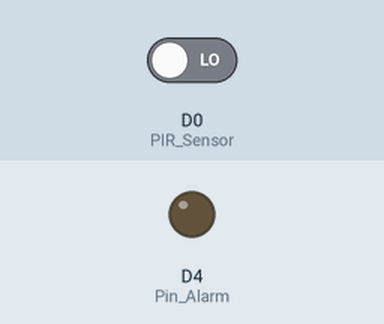
A sketch run on a simulated ESP8266 (NodeMCU). Shown: output pins drawn as LEDs (lit = HIGH). The inputs (shaded band) are chosen by the test bench; at power-on: D0 (PIR_Sensor) LOW.

Above: at 1.8 s.
1.9 s: D0 (PIR_Sensor) driven HIGH
At 2.9 s:
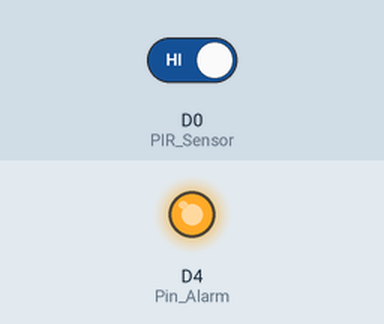
Timing chart, 0 to 4.9 s (numbered marks = the images above; inputs shaded):
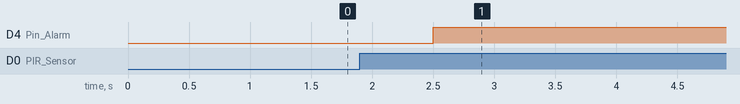

Measured:
- after the input at 1.9 s, D4 (Pin_Alarm): LOW → HIGH after 0.60 s

The sketch:

alarme2.ino
```cpp
#define Pin_Alarm D4                      // Buzzer  alarm  connected to GPIO-14 or D5 of nodemcu
#define PIR_Sensor D0                     // PIR sensor output connected to GPIO-5 or D1 of nodemcu
int Waiting_Time = 5000;                  // Time that your buzzer stay on in milliseconds, exemple; 10000 is 10 seconds

void setup() {
  pinMode(PIR_Sensor, INPUT);             // PIR sensor as input
  pinMode(Pin_Alarm, OUTPUT);             // Buzzer alaram as output
  digitalWrite(Pin_Alarm, LOW);           // Initially buzzer off
}

void loop(){
  int state = digitalRead(PIR_Sensor);    // Continuously check the state of PIR sensor
  delay(500);                             // Check state of PIR after every half second

    if(state == HIGH){
      digitalWrite (Pin_Alarm, HIGH);     // If intrusion detected ring the buzzer
      delay(Waiting_Time);                // Ring buzzer for time the you put in integer WaitTimer in seconds
    }
    else {
      digitalWrite (Pin_Alarm, LOW);      // No intrusion Buzzer off
   }
}
```
